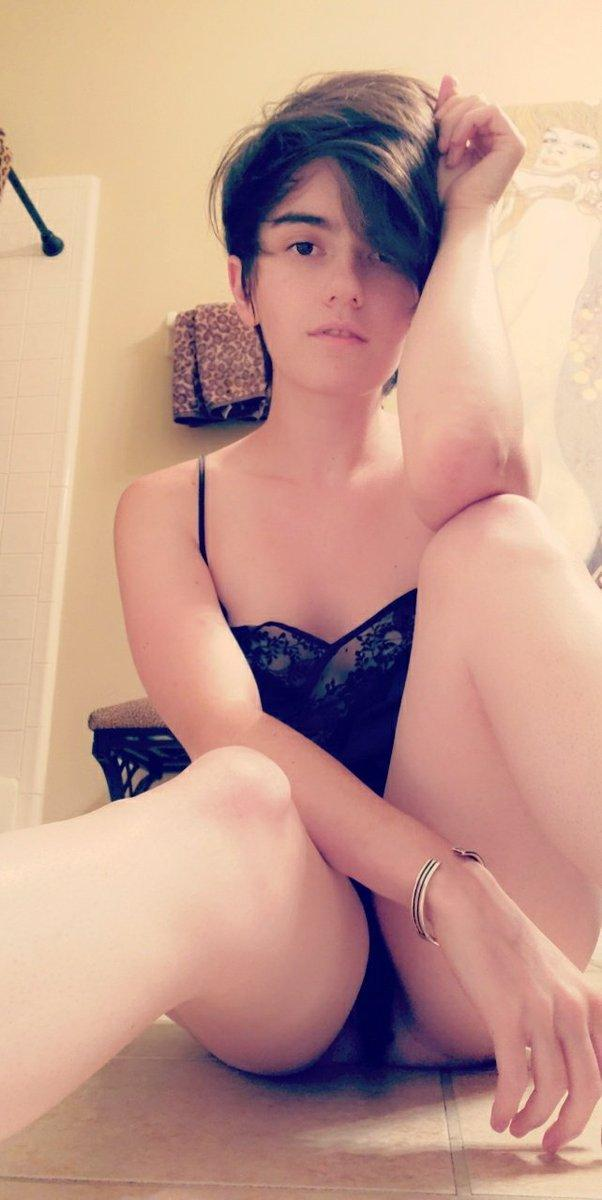
#> input picture python_stuff/data_femboys/0.jpg, 602 x 1200 px; its folder holds only this picture in this run
$ python ui.py
#> lines starting #> are read from the running program, lines starting #| are printed output that depends on the picture
# Import Module
import os
from tkinter import *
from PIL import Image, ImageTk, ImageFilter, ImageEnhance
import numpy as np

wanted_size = 64

use_x = 0
cunt = 25

x = 0
y = 0

real_x = 0
real_y = 0

i = 0

cropped_image = Image.Image

# [37 lines left out: functions swap_images, motion, not called in this run]

fstr = str(wanted_size)+'\n'

# TODO: SAVE THE CONFIGURATION OF EACH SAVED IMAGE, SO THAT IF YOU DECIDE TO CHANGE THE SIZE OF
# AI INPUT IMAGES MIDWAY, YOU DONT HAVE TO REDO EVERYTHING
def on_lclick(event):
	open_next_image(1)
	swap_images()

# [8 lines left out: function on_close, not called in this run]

def on_rclick(event):
	open_next_image(0)
	swap_images()

def on_up(event):
	global image
	image = image.crop((10,10,image.width-10,image.height-10)).resize((wanted_size, wanted_size))
def on_down(event):
	global image
	image = image.crop((-10,-10,image.width+10,image.height+10)).resize((wanted_size, wanted_size))


# Create Tkinter Object
root = Tk()

root.protocol("WM_DELETE_WINDOW", on_close)
root.bind('<Motion>', motion)
root.bind("<Button-1>", on_lclick)
root.bind("<Button-3>", on_rclick)
root.bind("<Up>", on_up)
root.bind("<Down>", on_down)

dname = 'data_femboys'
dname_out = dname+'_filtered'

if not os.path.isdir(dname_out):
	os.mkdir(dname_out)

# [53 lines left out: functions save_with_changes, save_image, open_next_image, not called in this run]

# Importing the image
def open_image(fp):
#> called with fp = 'data_femboys/0.jpg'
	global image
	global use_x
	global fstr
	image = Image.open(fp)
#> image is the input picture: PIL image 602x1200 RGB; mean R, G, B 195.7, 154.8, 141.2
	w, h = image.width, image.height
#> w = 602; h = 1200
	image = image.convert('L')
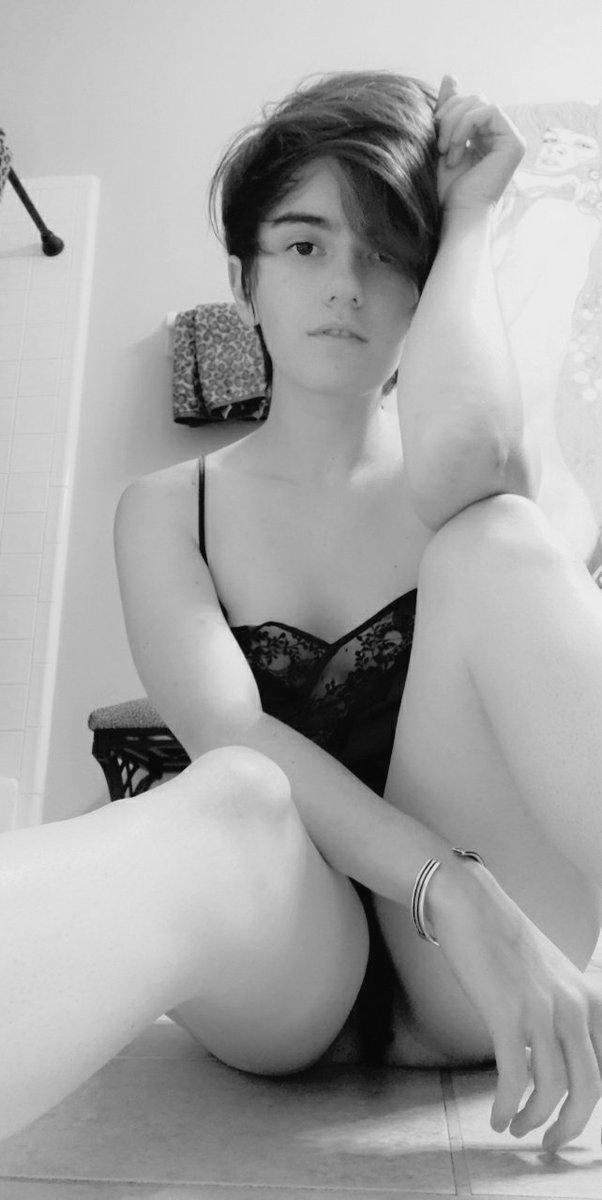
#> image: PIL image 602x1200 L; min 1, max 244, mean 165.5
	if w > h:
		use_x = 1
		image = image.resize((int(w*(wanted_size/h)), wanted_size))
	else:
		use_x = 0
		image = image.resize((wanted_size, int(h*(wanted_size/w))))
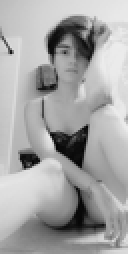
#> image: PIL image 64x127 L (shown 2 times larger); min 3, max 237, mean 165.5
	if w == h:
		fstr += str(i) + ' 0 0\n'
		# image.save(dname_out+str(i)+".jpg")
		save_image(image)
		open_next_image(0)
	#landscape image

open_image(dname+"/"+str(i)+".jpg")

img = ImageTk.PhotoImage(image.crop((0+x,0+y, wanted_size+x, wanted_size+y)))
l = Label(image=img)
l.image = img
l.pack()

# Execute Tkinterdef task():
def task():
	global x
	global y

	#x+=1
	# do something
#> (the run stopped early here; a loop or call above may not have finished)
